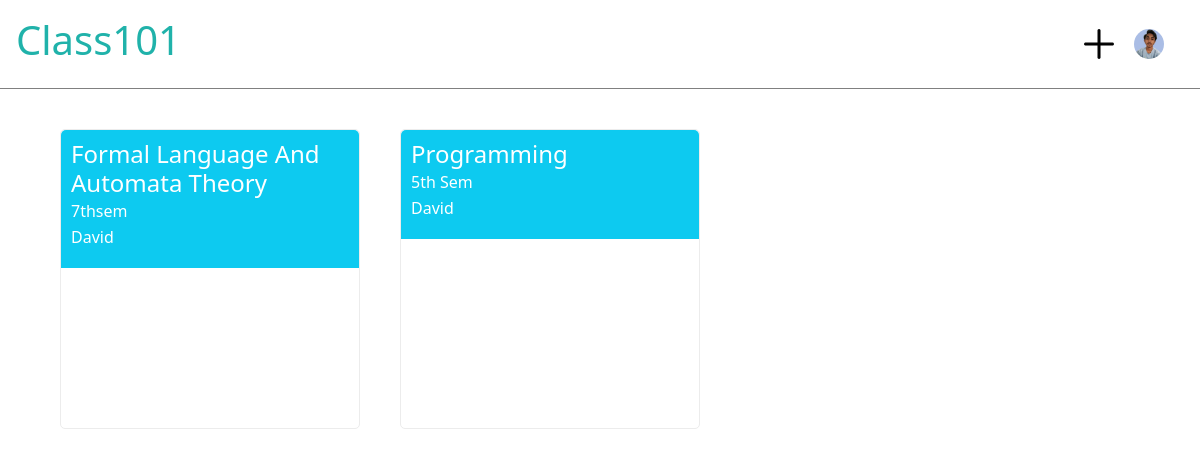
Before: /teacher_portal/teacher_detail/ (signed in) with the older database file.
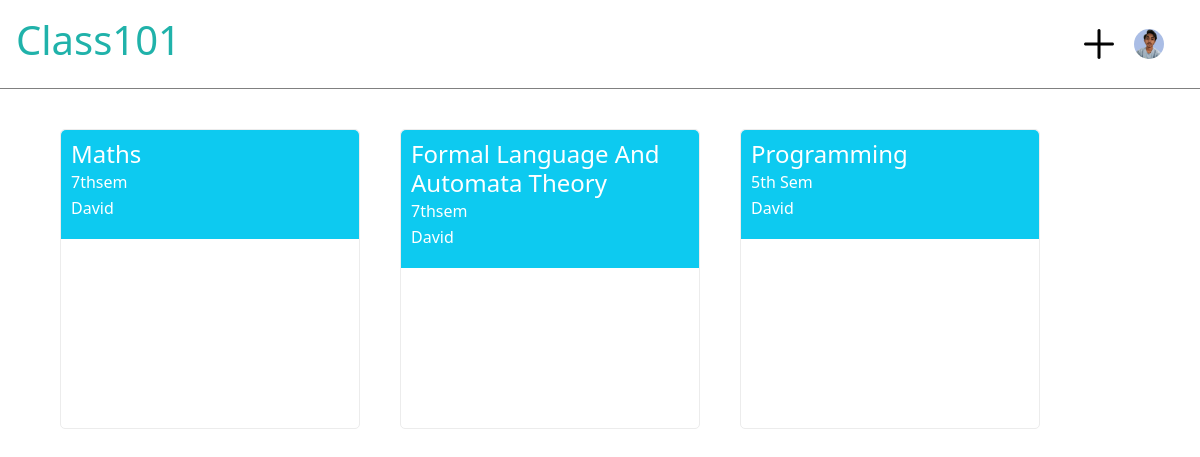
After: the same page with the newer database file.
### account/models.py (models this page shows, shortened)
class Teacher(models.Model):
    user = models.OneToOneField(User,on_delete=models.CASCADE,primary_key=True,related_name='Teacher')
    name = models.CharField(max_length=250)
    email = models.EmailField(max_length=254)
    phone = models.IntegerField()
    teacher_profile_pic = models.ImageField(upload_to="classroom/teacher_profile_pic",blank=True)
    class_students = models.ManyToManyField(Student)

class User(AbstractUser):
    is_student = models.BooleanField(default=False)
    is_teacher = models.BooleanField(default=False)

### TeacherPortal/models.py (models this page shows, shortened)
class CreateClass(models.Model):
    teacher = models.ForeignKey(Teacher,related_name="class_teacher",on_delete=models.CASCADE,null=True)
    student = models.ManyToManyField(Student)
    class_name = models.CharField(max_length=255,null=False)
    section = models.CharField(max_length=255)
    subject_name = models.CharField(max_length=255)

### TeacherPortal/views.py (the view, shortened to what this page needs)
# urls.py: path('teacher_detail/',views.teacherDetail,name="teacher_detail"),
def teacherDetail(request):
    teacher = Teacher.objects.get(user=request.user)
    teacher_name = request.user.username
    classes = reversed(CreateClass.objects.filter(teacher=teacher))
    context = {
        'teacher':teacher,
        'teacher_name':teacher_name,
        'classes':classes
    }
    return render(request,'TeacherPortal/teacher_detail_page.html',context)

### TeacherPortal/templates/TeacherPortal/teacher_detail_page.html (shortened to what this page needs)
{% load static %}
<!DOCTYPE html>
<html lang="en">
  <head>
    <link
      rel="stylesheet"
      href="{% static './TeacherPortal/css/teacher_detail_page.css' %}"
    />
    <link href="https://cdn.jsdelivr.net/npm/bootstrap@5.2.0/dist/css/bootstrap.min.css" rel="stylesheet">
  </head>
  <body>
    <nav>
      <div id="navbar">
        <div id="class101">
          <h1><a href="#">Class101</a></h1>
        </div>
        <div id="nav-components">
          <button id="create-class-btn">
            <img
              src="{% static './TeacherPortal/images/plus.png' %}"
              alt="Make-class"
            />
          </button>
          <button id="profile-btn" data-bs-toggle="modal" data-bs-target="#profileModal">
            {% if teacher.teacher_profile_pic %}
              <img src="{{ teacher.teacher_profile_pic.url }}" alt="">
            {% else %}
              <img
              src="{% static './TeacherPortal/images/user.png' %}"
              alt="Profile"
              />
            {% endif %}
          </button>
        </div>
      </div>
    </nav>
    <section id="classes-section">
      <div id="classroom">
        {% for class in classes %}
        <div class="class-cards">
          <div
            class="class-name bg-info"
          >
            <h4>
              <a href="{% url 'teacher_portal:class_detail' class.id %}">{{class.subject_name}}</a>
            </h4>
            <p>{{class.class_name}}</p>
            <p>{{teacher_name}}</p>
          </div>
        </div>
        {% endfor %}
      </div>
    </section>
  </body>
</html>

### static/TeacherPortal/css/teacher_detail_page.css (style rules this page uses)
* { margin: 0; padding: 0; }
nav { border-bottom: 1px solid gray; padding: 1em; }
#navbar { display: flex; justify-content: space-between; align-items: center; }
#class101 > h1 > a { text-decoration: none; color: lightseagreen; }
#nav-components { display: flex; align-items: center; }
#nav-components > button { width: 30px; height: 30px; background: none; border: none; cursor: pointer; margin-right: 20px; }
#nav-components > button > img { width: 30px; height: 30px; border-radius: 50%; }
#classes-section { width: 90%; margin: auto; margin-top: 40px; }
#classroom { display: flex; flex-wrap: wrap; flex-basis: auto; gap: 40px; }
.class-cards { width: 300px; height: 300px; border: 0.5px solid rgb(236, 236, 236); border-radius: 5px; }
.class-name { border-top-left-radius: 5px; border-top-right-radius: 5px; height: fit-content; padding: 10px; display: flex; line-height: 10px; flex-direction: column; column-gap: 15px; color: white; text-transform: capitalize; }
.class-name > h4 > a { font-size: 1em; text-decoration: none; color: white; }

Changed rows visible on the page:
added CreateClass: subject_name "Maths", class_name "7thsem", {{ teacher_name }} "David"
